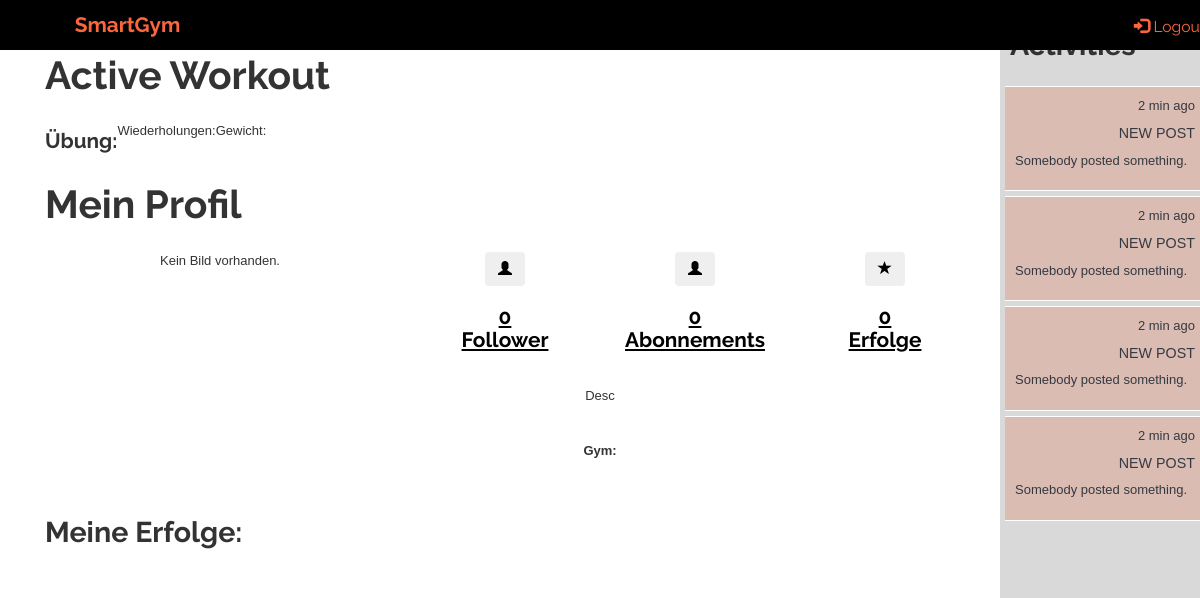
Before: /tracker/user_profile/1 (signed in) with the older database file.
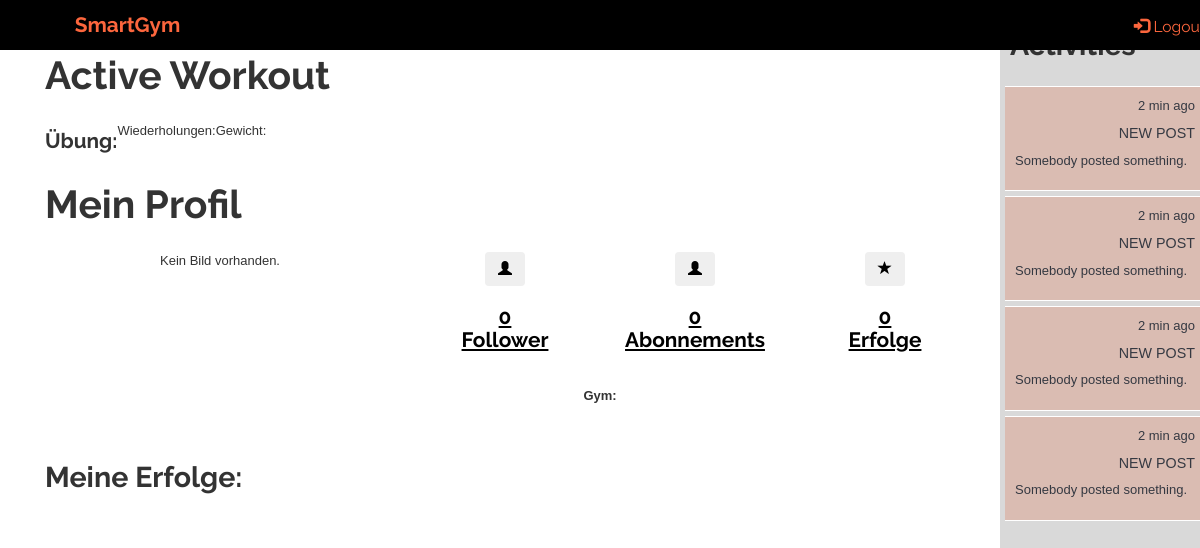
After: the same page with the newer database file.
### tracker/models.py (models this page shows, shortened)
class Profile(models.Model):
    user = models.OneToOneField(User, primary_key=True, on_delete=models.CASCADE)
    bio = models.TextField(max_length=500, blank=True, help_text="Beschreibung.")
    profile_image = models.ImageField(upload_to=get_image_path, blank=True, null=True)
    def get_follows_connections(self):
        connections = Connection.objects.filter(follower=self.user)
        return connections
    class Meta:
        abstract = True

class UserProfile(Profile):
    date_of_birth = models.DateField(null=False, blank=False)
    gym = models.ManyToManyField('GymProfile', blank=True)
    rfid_tag = models.CharField('RFID', max_length=10, blank=True, null=True)
    achievements = models.ManyToManyField('Achievement', blank=True)
    active_set = models.ForeignKey('Set', blank=True, null=True, on_delete=models.DO_NOTHING)

### tracker/views.py (the view)
# urls.py: url(r'^user_profile/(?P<pk>\d+)$', views.UserProfileView.as_view(), name='profile'),
class UserProfileView(LoginRequiredMixin, generic.DetailView):
    model = UserProfile
    context_object_name = 'profile'
    template_name = 'tracker/User/user_profile.html'
    def get_context_data(self, **kwargs):
        context = super().get_context_data(**kwargs)
        context['base_template'] = 'tracker/User/user_tracker_base.html'
        return context

### tracker/templates/tracker/User/user_profile.html (shortened to what the changed rows need)
{% extends base_template %}
{% block extra_head %}
{% load static %}
<link rel="stylesheet" href="{% static 'css/style.css' %}">
{% endblock %}
{% block site_content %}
<div class="container background-col">
    <div class="row full-height">
        <div class="col-xs-12 col-sm-12 col-md-12 col-lg-12 padding-0">
            <div class="row row-eq-height">
                <div class="col-xs-12 col-sm-12 col-md-12 col-lg-12">
                    <h1>Active Workout</h1>
                </div>
            </div>
            <div class="row row-eq-height">
                {% if profile.user == user %}
                    <div class="col-xs-12 col-sm-12 col-md-12 col-lg-12">
                        <h1>Mein Profil</h1>
                    </div>
                {% else %}
                    <div class="col-xs-12 col-sm-12 col-md-12 col-lg-12 hcenter">
                        <h1>{{ profile.user.username }}'s Profil</h1>
                    </div>
                {% endif %}
            </div>
            <div class="row text-center row-eq-height sm-row-padding">
                <div class="col-xs-4 col-sm-4 col-md-2 col-lg-2">
                    <a href="{% url 'followers' profile.user.id %}" class="text-center black-text">
                        <h3><b>{{ profile.get_follows_connections |length }}<br>Abonnements</b></h3>
                    </a>
                </div>
                <div class="col-xs-4 cglyol-sm-4 col-md-2 col-lg-2">
                    <a href="#" class="text-center black-text">
                        <h3><b>{{ profile.achievements.all |length }}<br>Erfolge</b></h3>
                    </a>
                </div>
            </div>
            {% if profile.bio %}
                <div class="row text-center sm-row-padding">
                    <div class="col-xs-12 col-sm-12 col-md-12 col-lg-12">
                        <p>{{ profile.bio }}</p>
                    </div>
                </div>
            {% endif %}
            <div class="row sm-row-padding">
                <div class="col-xs-12 col-sm-12 col-md-12 col-lg-12">
                    {% if profile.user == user %}
                        <h2>Meine Erfolge:</h2>
                    {% else %}
                        <h2><b>{{ profile.user.username }}'s Erfolge:</b></h2>
                    {% endif %}
                </div>
            </div>
        </div>
    </div>
</div>
{% endblock %}
{% block js_imports %}
{% load static %}
{% endblock %}

Changed rows visible on the page:
changed UserProfile: bio "Desc" → (not shown)
